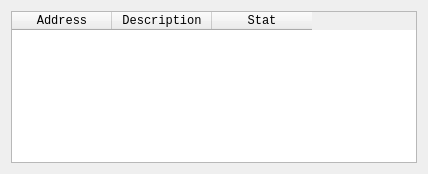
<?xml version="1.0" encoding="UTF-8"?>
<ui version="4.0">
 <class>Form</class>
 <widget class="QWidget" name="Form">
  <property name="geometry">
   <rect>
    <x>0</x>
    <y>0</y>
    <width>428</width>
    <height>174</height>
   </rect>
  </property>
  <property name="font">
   <font>
    <family>Courier New</family>
   </font>
  </property>
  <property name="windowTitle">
   <string>History</string>
  </property>
  <layout class="QGridLayout" name="gridLayout">
   <item row="0" column="0">
    <widget class="QTableWidget" name="historyTableWidget">
     <property name="font">
      <font>
       <family>Courier New</family>
      </font>
     </property>
     <property name="rowCount">
      <number>0</number>
     </property>
     <property name="columnCount">
      <number>3</number>
     </property>
     <column>
      <property name="text">
       <string>Address</string>
      </property>
     </column>
     <column>
      <property name="text">
       <string>Description</string>
      </property>
     </column>
     <column>
      <property name="text">
       <string>Stat</string>
      </property>
     </column>
    </widget>
   </item>
  </layout>
 </widget>
 <resources/>
 <connections/>
</ui>
